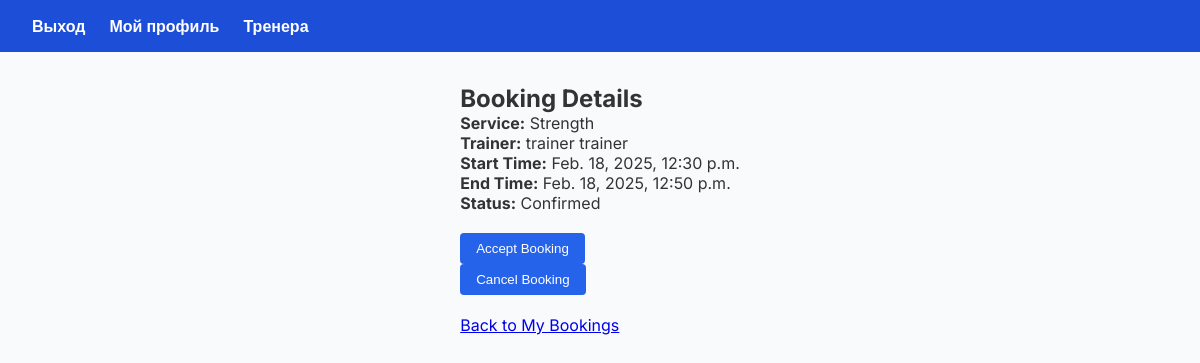
Screenshot of /booking/4/ (signed in) with the database file from the repository.
### booking/models.py (models this page shows)
class Booking(models.Model):
    user=models.ForeignKey(User, on_delete=models.CASCADE, related_name="bookings")
    trainer=models.ForeignKey(User, on_delete=models.CASCADE, related_name="trainer_bookings")
    datetime_start=models.DateTimeField()
    datetime_end=models.DateTimeField()
    service=models.ForeignKey(Service, on_delete=models.CASCADE)
    status=models.BooleanField(default=False)

### trainer/models.py (models this page shows)
class Service (models.Model):
    category=models.ForeignKey(Category, on_delete=models.CASCADE)
    trainer=models.ForeignKey(User, on_delete=models.CASCADE)
    price=models.FloatField()
    level=models.IntegerField()
    duration=models.IntegerField()

class Category(models.Model):
    name=models.CharField(max_length=100)

### booking/views.py (the view)
# urls.py: path('booking/<int:booking_id>/', views.booking_page, name='booking_page'),  # Страница бронирования
@login_required(login_url='/login/')
def booking_page(request, booking_id):
    booking_data=booking_models.Booking.objects.get(id=booking_id)
    return render(request, template_name='booking_page.html', context={'booking':booking_data})

### templates/booking_page.html (shortened to what this page needs)
{% extends 'base.html' %}
{% block content %}
<h2>Booking Details</h2>
<p><strong>Service:</strong> {{ booking.service.category.name }}</p>
<p><strong>Trainer:</strong> {{ booking.trainer.first_name }} {{ booking.trainer.last_name }}</p>
<p><strong>Start Time:</strong> {{ booking.datetime_start }}</p>
<p><strong>End Time:</strong> {{ booking.datetime_end }}</p>
<p><strong>Status:</strong> {% if booking.status %}Confirmed{% else %}Pending{% endif %}</p>
<br>
{% if user == booking.trainer %}
    <form action="{% url 'booking_page_accept' booking.id %}" method="post">
        <button type="submit">Accept Booking</button>
    </form>
{% endif %}
{% if user == booking.trainer %}
    <form action="{% url 'booking_page_cancel' booking.id %}" method="post">
        <button type="submit">Cancel Booking</button>
    </form>
{% endif %}
<br>
<a href="{% url 'user_page' %}">Back to My Bookings</a>
{% endblock %}

### templates/base.html (style rules this page uses)
* { margin: 0; padding: 0; box-sizing: border-box; }
body { font-family: 'Inter', sans-serif; background-color: #f9fafb; color: #333; display: flex; flex-direction: column; min-height: 100vh; }
button { background: #2563eb; color: white; padding: 0.5rem 1rem; border: none; border-radius: 4px; cursor: pointer; }

### rows the page displays
Booking: service.category.name "Strength", trainer.first_name "trainer", trainer.last_name "trainer", datetime_start "Feb. 18, 2025, 12:30 p.m.", datetime_end "Feb. 18, 2025, 12:50 p.m."
